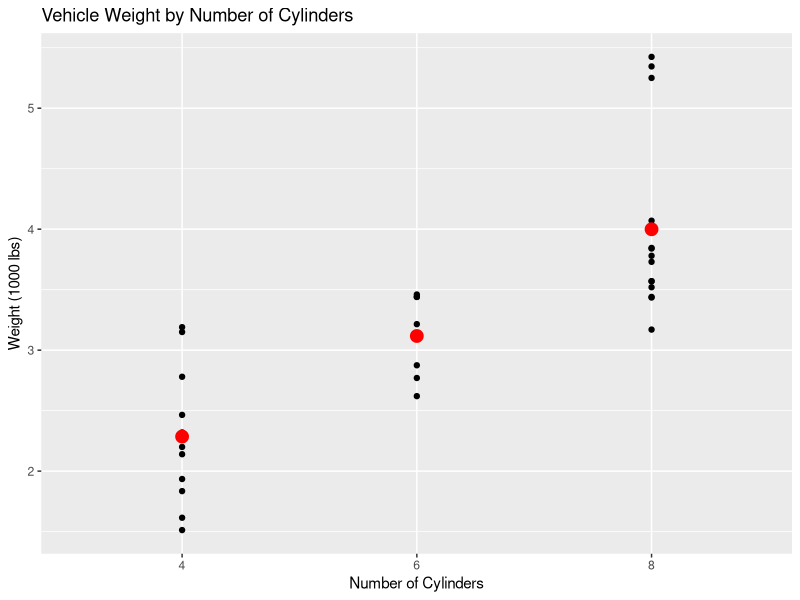

Source code (R):
############################################################
# Chatoya Wells-Fowler
# COP2073C 
# 8/2/2026
# Analyzing linear relationship with a categorical predictor
############################################################

# Install packages (only run the first time)
install.packages("tidyverse")
install.packages("modelr")

# Load required libraries
library(tidyverse)
library(modelr)

# ---------------------------------------------------------
# Create a tibble using the cyl and wt columns from mtcars.
# Convert cyl to a categorical variable (factor).
# ---------------------------------------------------------

cars_tbl <- mtcars %>%
  select(cyl, wt) %>%
  mutate(cyl = factor(cyl))

# View the tibble
cars_tbl

# ---------------------------------------------------------
# Use lm function.
# ---------------------------------------------------------

model <- lm(wt ~ cyl, data = cars_tbl)

# Display model summary (optional but useful)
summary(model)

# ---------------------------------------------------------
# Create a prediction grid using data_grid() and pipes.
# ---------------------------------------------------------

predictions <- cars_tbl %>%
  data_grid(cyl) %>%
  add_predictions(model)

# View predicted values
predictions

# ---------------------------------------------------------
# Plot the original data with predicted values.
# ---------------------------------------------------------

ggplot(cars_tbl, aes(x = cyl, y = wt)) +
  geom_point() +
  geom_point(
    data = predictions,
    aes(y = pred),
    color = "red",
    size = 4
  ) +
  labs(
    title = "Vehicle Weight by Number of Cylinders",
    x = "Number of Cylinders",
    y = "Weight (1000 lbs)"
  )

# ---------------------------------------------------------
# Analysis
# ---------------------------------------------------------

# Analysis:
# Based on the results, the number of cylinders has an
# impact on the weight of a vehicle. As the number of
# cylinders increases, the average vehicle weight also
# increases. The red prediction points represent the
# average predicted weight for each cylinder category
# and are close to the center of the actual data points.
# Overall, the model does a good job of showing the
# relationship between the number of cylinders and
# vehicle weight in the mtcars dataset.
